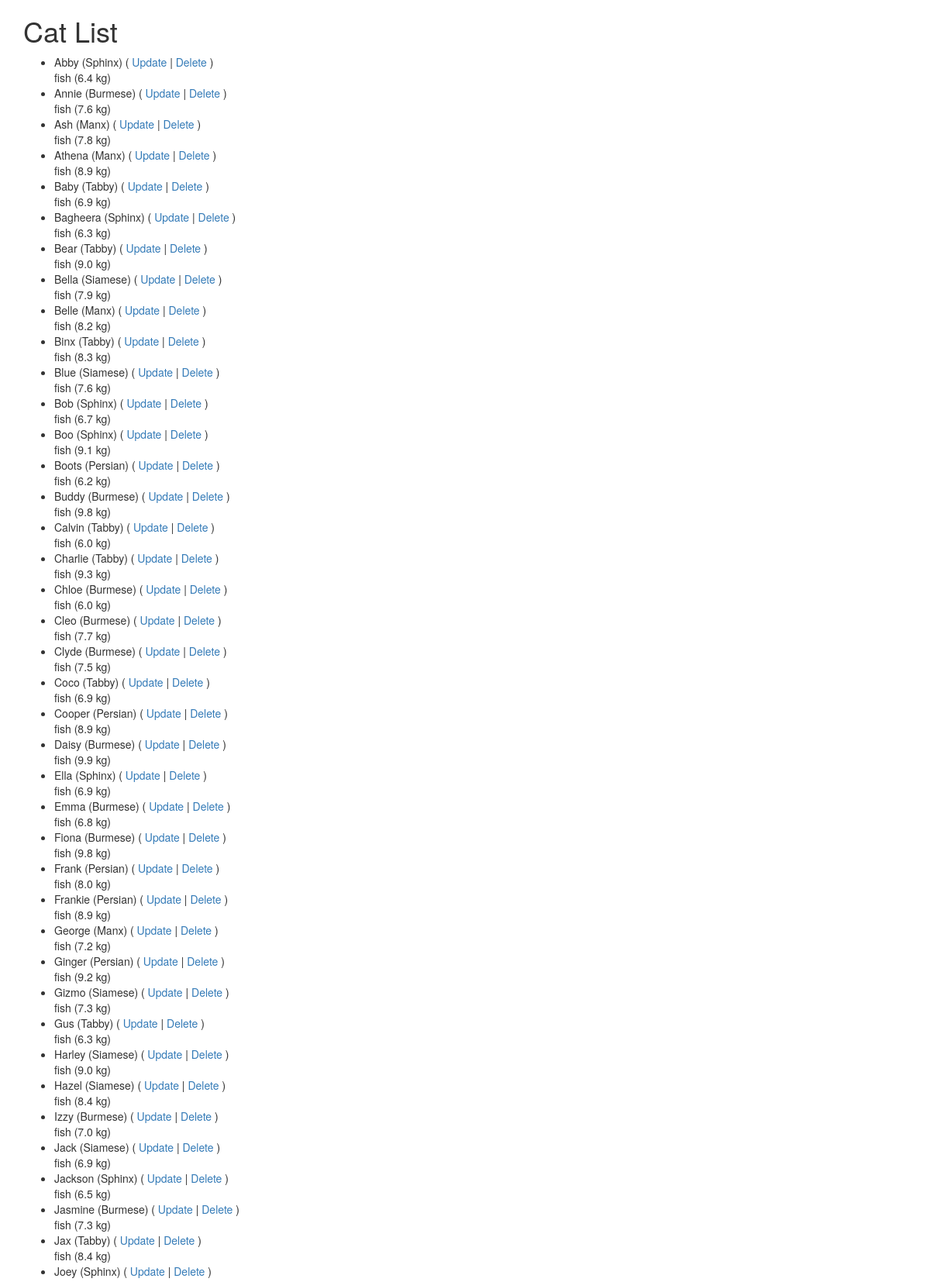
Screenshot of /cats/ (signed in, upper part) with the database file from the repository.
### cats/models.py (models this page shows, shortened)
class Cat(models.Model):
    nickname = models.CharField(max_length =200,
                validators = [MinLengthValidator(2,"Breed must be greather than 1 character")] )
    weight = models.FloatField()
    foods = models.CharField(max_length=300,default= "fish")
    breed = models.ForeignKey(Breed,on_delete=models.CASCADE,null=False)

class Breed(models.Model):
    name = models.CharField(max_length = 200,
    validators = [MinLengthValidator(2,"Breed must be greather than 1 character")] )
    def __str__(self):
        return self.name

### cats/views.py (the view)
# urls.py: path("",views.CatList.as_view(),name = "index"),
class CatList(LoginRequiredMixin,View):
    def get(self,request):
        bc = models.Breed.objects.all().count()
        cl = models.Cat.objects.all()
        ctx = {'breed_count':bc,'cat_list':cl}
        return render(request,'cats/cat_list.html',ctx)

### home/context_processors.py (called while the page is built)
def settings(request):
    return {
        'settings': django_settings,
    }

### cats/templates/cats/cat_list.html (shortened to what this page needs)
{% extends "base_bootstrap.html" %}
{% block content %}
  <h1>Cat List</h1>
  {% if cat_list %}
  <ul>
    {% for cat in cat_list %}
      <li>
          {{ cat.nickname }} ({{ cat.breed }})
          (
            <a href="{% url 'cats:cat_update' cat.id %}">Update</a>
          |
          <a href="{% url 'cats:cat_delete' cat.id %}">Delete</a>
          )
          <br/>
          {{ cat.foods }} ({{ cat.weight }} kg)
      </li>
    {% endfor %}
  </ul>
  {% else %}
    <p>There are no cats in the library.</p>
  {% endif %}
{% endblock %}

### home/templates/base_bootstrap.html (shortened to what this page needs)
<!DOCTYPE html>
<html>
<head>
<link rel="stylesheet"
    href="https://maxcdn.bootstrapcdn.com/bootstrap/3.4.1/css/bootstrap.min.css"
>
<link rel="stylesheet"
    href="https://maxcdn.bootstrapcdn.com/bootstrap/3.4.1/css/bootstrap-theme.min.css"
>
<link rel="stylesheet"
    href="https://code.jquery.com/ui/1.12.1/themes/ui-lightness/jquery-ui.css"
>
<link rel="stylesheet" href="https://use.fontawesome.com/releases/v5.8.1/css/all.css">
<link rel="stylesheet" href="https://use.fontawesome.com/releases/v5.8.1/css/v4-shims.css">
</head>
<body>
<div class="container">
{% block content %}
{% endblock %}
</div>
</body>
</html>

### rows the page displays
Cat: nickname "Abby", breed "Sphinx", foods "fish", weight "6.4"
Cat: nickname "Annie", breed "Burmese", foods "fish", weight "7.6"
Cat: nickname "Ash", breed "Manx", foods "fish", weight "7.8"
Cat: nickname "Athena", breed "Manx", foods "fish", weight "8.9"
Cat: nickname "Baby", breed "Tabby", foods "fish", weight "6.9"
Cat: nickname "Bagheera", breed "Sphinx", foods "fish", weight "6.3"
Cat: nickname "Bear", breed "Tabby", foods "fish", weight "9.0"
Cat: nickname "Bella", breed "Siamese", foods "fish", weight "7.9"
Cat: nickname "Belle", breed "Manx", foods "fish", weight "8.2"
Cat: nickname "Binx", breed "Tabby", foods "fish", weight "8.3"
Cat: nickname "Blue", breed "Siamese", foods "fish", weight "7.6"
Cat: nickname "Bob", breed "Sphinx", foods "fish", weight "6.7"
Cat: nickname "Boo", breed "Sphinx", foods "fish", weight "9.1"
Cat: nickname "Boots", breed "Persian", foods "fish", weight "6.2"
Cat: nickname "Buddy", breed "Burmese", foods "fish", weight "9.8"
Cat: nickname "Calvin", breed "Tabby", foods "fish", weight "6.0"
Cat: nickname "Charlie", breed "Tabby", foods "fish", weight "9.3"
Cat: nickname "Chloe", breed "Burmese", foods "fish", weight "6.0"
Cat: nickname "Cleo", breed "Burmese", foods "fish", weight "7.7"
Cat: nickname "Clyde", breed "Burmese", foods "fish", weight "7.5"
Cat: nickname "Coco", breed "Tabby", foods "fish", weight "6.9"
Cat: nickname "Cooper", breed "Persian", foods "fish", weight "8.9"
Cat: nickname "Daisy", breed "Burmese", foods "fish", weight "9.9"
Cat: nickname "Ella", breed "Sphinx", foods "fish", weight "6.9"
Cat: nickname "Emma", breed "Burmese", foods "fish", weight "6.8"
Cat: nickname "Fiona", breed "Burmese", foods "fish", weight "9.8"
Cat: nickname "Frank", breed "Persian", foods "fish", weight "8.0"
Cat: nickname "Frankie", breed "Persian", foods "fish", weight "8.9"
Cat: nickname "George", breed "Manx", foods "fish", weight "7.2"
Cat: nickname "Ginger", breed "Persian", foods "fish", weight "9.2"
Cat: nickname "Gizmo", breed "Siamese", foods "fish", weight "7.3"
Cat: nickname "Gus", breed "Tabby", foods "fish", weight "6.3"
Cat: nickname "Harley", breed "Siamese", foods "fish", weight "9.0"
Cat: nickname "Hazel", breed "Siamese", foods "fish", weight "8.4"
Cat: nickname "Izzy", breed "Burmese", foods "fish", weight "7.0"
Cat: nickname "Jack", breed "Siamese", foods "fish", weight "6.9"
Cat: nickname "Jackson", breed "Sphinx", foods "fish", weight "6.5"
Cat: nickname "Jasmine", breed "Burmese", foods "fish", weight "7.3"
Cat: nickname "Jax", breed "Tabby", foods "fish", weight "8.4"
Cat: nickname "Joey", breed "Sphinx"
